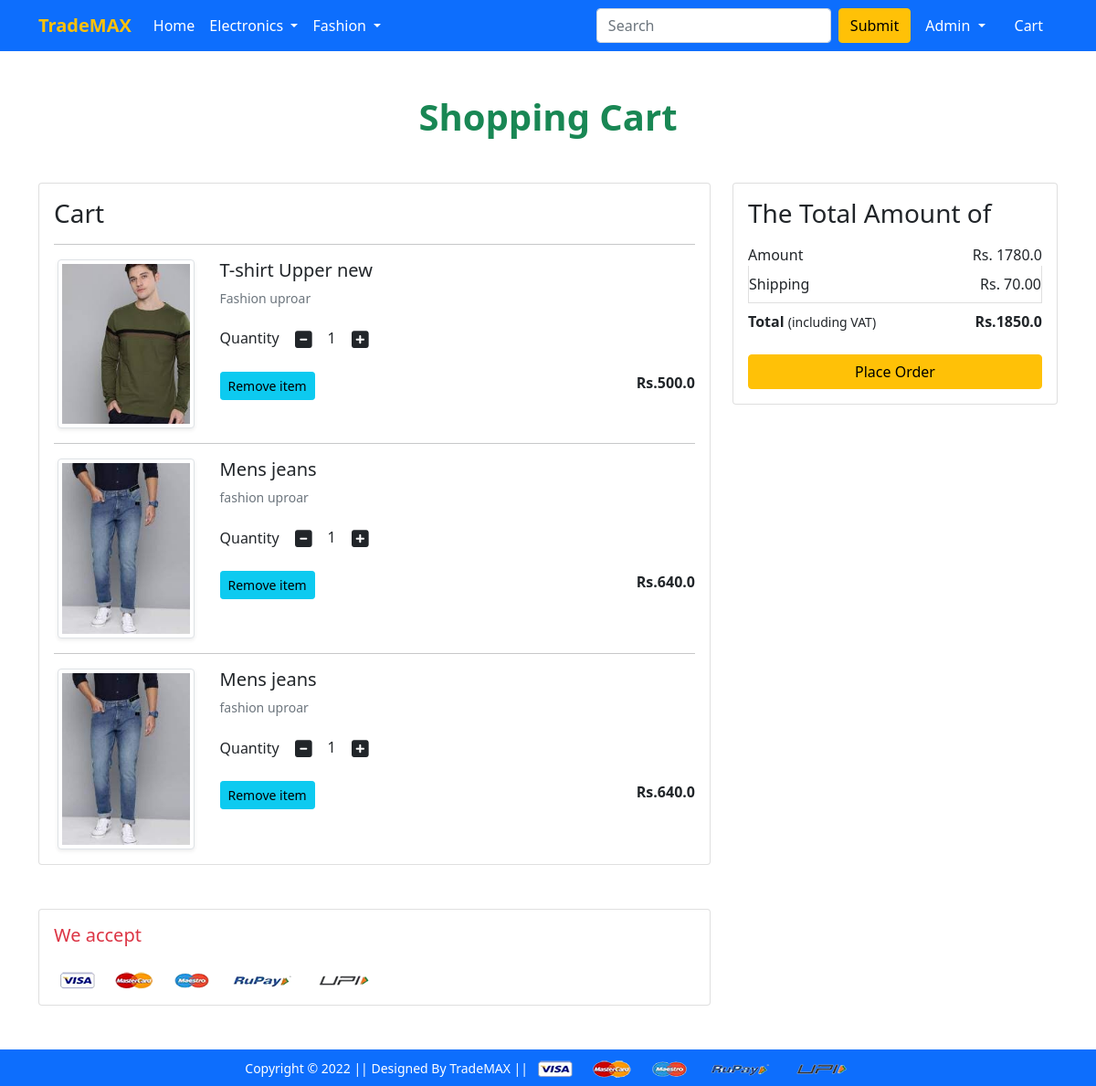
The page /cart/ (signed in) on the database as committed earlier.
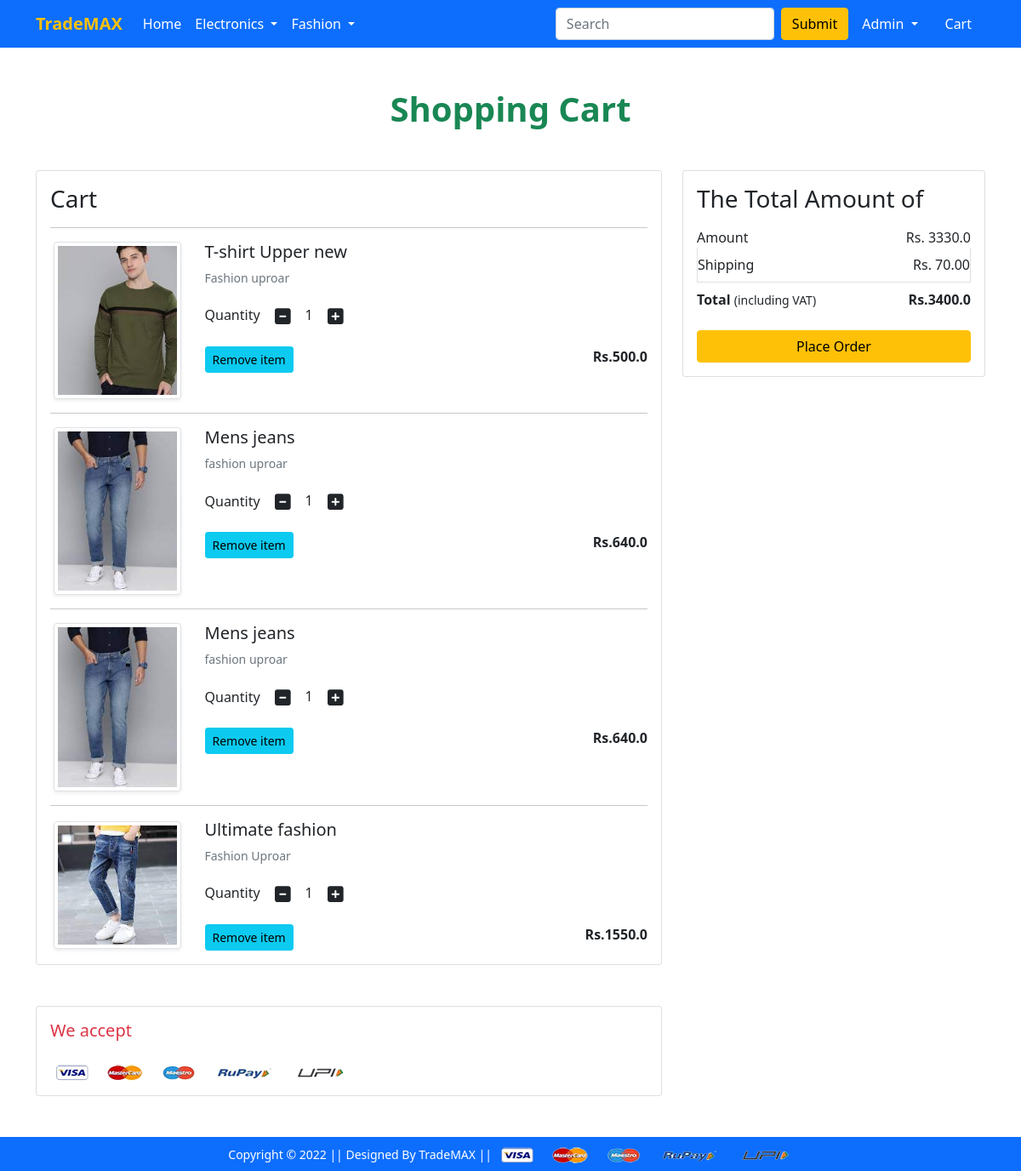
The same page on the database as committed later.
### app/models.py (models this page shows, shortened)
class Cart(models.Model):
    user=models.ForeignKey(User , on_delete=models.CASCADE)
    product=models.ForeignKey(Product , on_delete=models.CASCADE)
    quantity=models.PositiveIntegerField(default=1)

class Product(models.Model):
    title=models.CharField(max_length=90)
    selling_price=models.FloatField()
    descounted_price=models.FloatField()
    descripiton=models.TextField()
    brand=models.CharField(max_length=90)
    category=models.CharField(choices=CATEGORY_CHOICES , max_length=2)
    product_image=models.ImageField(upload_to='producting')

### app/views.py (the view)
# urls.py: path('cart/', views.show_cart , name='showcart'),
@login_required
def show_cart(request):
  if request.user.is_authenticated:
    user=request.user
    cart=Cart.objects.filter(user=user)
    amount=0.0
    shipping_amount=70.0
    total_amount=0.0
    cart_product=[p for p in Cart.objects.all() if p.user==user]
    print(cart_product)
    if cart_product:
     for p in cart_product:
        tempamount=(p.quantity*p.product.descounted_price)
        amount += tempamount
        totalamount=amount+shipping_amount
     return render (request , 'app/addtocart.html',
     {'carts': cart , 'totalamount':totalamount,'amount':amount})
    else:
       return render(request, 'app/emptycart.html')

### app/templates/app/addtocart.html (shortened to what this page needs)
{% extends 'app/base.html' %}
{% load static %}
{% block main-content %}
<div class="container my-5">
 <div class="row">
  <h1 class="text-center text-success mb-5"> <b>Shopping Cart</b></h1>
  <div class="col-sm-8">
  <div class="card">
   <div class="card-body">
    <h3>Cart</h3>
    {% for cart in carts %}
    <hr>
    <div class="row">
     <div class="col-sm-3 text-center align-self-center">
       <img src="/media/{{cart.product.product_image}}" alt="" srcset="" class="img-fluid img-thumbnail shadow-sm" height="150" width="150"> </div>
     <div class="col-sm-9">
      <div>
       <h5>{{cart.product.title}}</h5>
       <p class="mb-2 text-muted small">
       {{cart.product.descripiton}}</p>
       <div class="my-3">
        <label for="quantity">Quantity</label>
        <a class="minus-cart btn" pid="{{cart.product.id}}"><i class="fas fa-minus-square fa-lg"></i></a>
          <span id="quantity">{{cart.quantity}}</span>
        <a class="plus-cart btn" pid="{{cart.product.id}}"><i class="fas fa-plus-square fa-lg"></i></a>
       </div>
       <div class="d-flex justify-content-between">
        <a href="#" class="btn btn-sm btn-info mr-3 remove-cart" pid="{{cart.product.id}}">Remove item </a>
        <p class="mb-0"><span><strong>Rs.{{cart.product.descounted_price}}</strong></span></p>
       </div>
      </div>
     </div>
    </div>
    {% endfor %}
   </div>
   </div>
  </div>
  <div class="col-sm-4">
   <div class="card">
    <div class="card-body">
      <h3>The Total Amount of</h3>
      <ul class="list-group">
       <li class="list-group-item d-flex justify-content-between align-items-center border-0 px-0 pb-0">
         Amount<span>Rs. <span id="amount">{{amount}}</span> </span></li>
       <li class="list-group-item d-flex justify-content-between align-items-center px-0">
         Shipping<span>Rs. 70.00</span></li>
       <li class="list-group-item d-flex justify-content-between align-items-center border-0 px-0 mb-3">
        <div>
           <strong>Total</strong> <small>(including VAT)</small>
         </div>
         <span><strong><strong id="totalamount">Rs.{{totalamount}}</strong></strong></span>
       </li>
      </ul>
      <div class="d-grid"><a href="{% url 'checkout' %}" class="btn btn-warning">Place Order</a></div>
    </div>
   </div>
  </div>
 </div>
</div>
<div class="container">
 <div class="row">
  <div class="col-sm-8">
   <div class="card">
    <div class="card-body">
      <h5 class="mb-4 text-danger">We accept</h5>
      <img src="{% static 'app/images/payment.png' %}" alt="" class="img-fluid">
    </div>
  </div>
  </div>
 </div>
</div>
{% endblock main-content %}

Rows that differ between the two databases and show on the page:
added Cart: product.product_image (picture), product "Ultimate fashion", product.descripiton "Fashion Uproar", quantity "1", product.descounted_price "1550.0"
Other text that changed with them:
{{ amount }}: "1780.0" → "3330.0"
{{ totalamount }}: "1850.0" → "3400.0"
